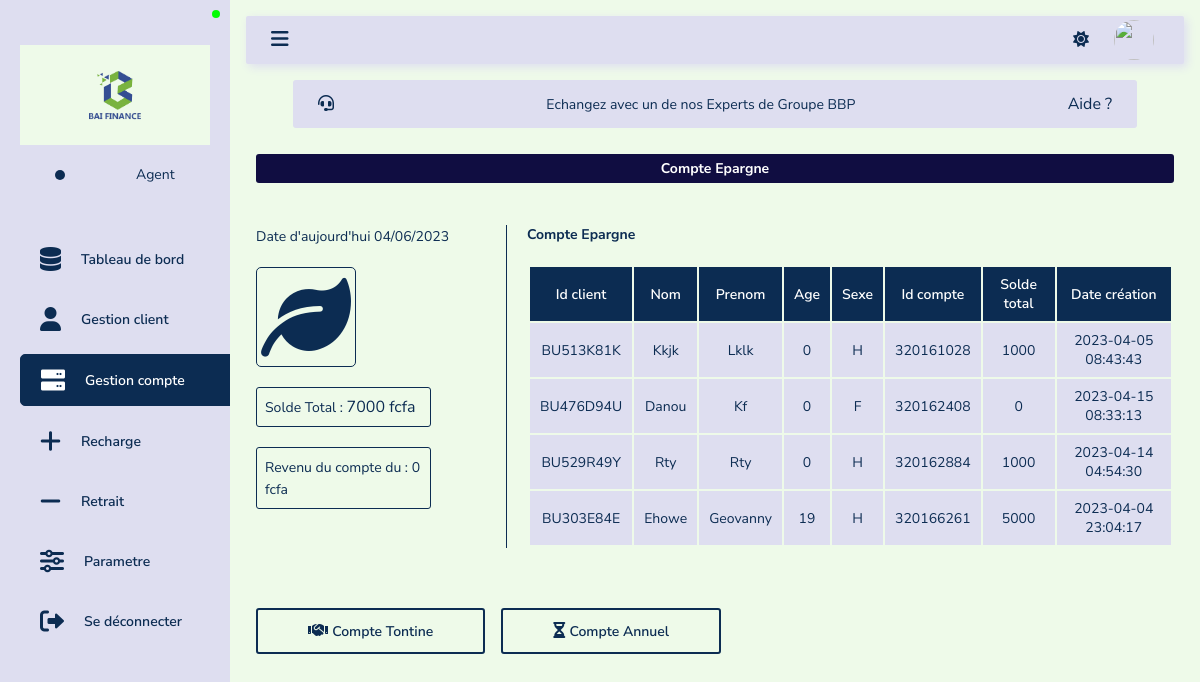
The app's page /admin/pages/epargne.php (signed in) with its own data.
### tables this page shows
CREATE TABLE `compte` (
  `IDCPTE` varchar(9) NOT NULL,
  `IDAG` varchar(9) NOT NULL,
  `IDCLT` varchar(9) NOT NULL,
  `IDTY_CPTE` varchar(9) NOT NULL,
  `TYPE` varchar(15) NOT NULL,
  `SOLDE` int(30) DEFAULT NULL,
  `DATECREATE` datetime NOT NULL
);

CREATE TABLE `client` (
  `IDCLT` varchar(9) NOT NULL,
  `NOM` varchar(30) NOT NULL,
  `PRENOM` varchar(20) DEFAULT NULL,
  `SEXE` varchar(1) NOT NULL,
  `DATENAIS` date NOT NULL,
  `LIEUNAIS` varchar(20) NOT NULL,
  `PROFESSION` varchar(20) NOT NULL,
  `VILLE` varchar(25) NOT NULL,
  `QUARTIER` varchar(25) DEFAULT NULL,
  `TEL` varchar(13) NOT NULL,
  `EMAIL` varchar(30) DEFAULT NULL,
  `PASS` varchar(65) NOT NULL,
  `ETATCPTE` varchar(12) NOT NULL,
  `DATECREAT` datetime NOT NULL,
  `PROFIL` mediumblob DEFAULT NULL
);

### admin/pages/epargne.php (the view, shortened to what this page needs)
<?php
    require_once '../include/authentification.php';
?>
<!DOCTYPE html>
<html lang="fr">
<head>
    <?php
        require_once '../include/head.php';
    ?>
    <link rel="stylesheet" href="../../style/formHeader.css">
    <link rel="stylesheet" href="../styles/epargne.css">
</head>
<body>
    <div class="Top">
        <?php
            require_once '../include/navigation.php';
        ?>
        <div class="Main">
            <?php
                require_once '../include/topbar.php';
           ?>
            <div class="Middle__help">
                <div class="Help__img">
                    <i class="fa-solid fa-headset"></i>
                </div>
                <div class="Help__content">
                    <p>Echangez avec un de nos Experts de Groupe BBP</p>
                </div>
                <div class="Help__link">
                    <a href="">Aide ?</a>
                </div>
            </div>
            <div class="Form__container content__padding">
                <div class="Form">
                    <div class="Form__header">
                        <div class="Title">
                            <h3>Compte Epargne</h3>
                        </div>
                    </div>
                    <form class="Add__scrollY" action="" method="POST">
                        <div class="Info_cpte">
                            <div class="General">
                                <div class="Date_cpte">
                                    <?php
                                    $DtNow = date('d/m/Y');
                                    ?>
                                    <span>Date d'aujourd'hui <?php echo $DtNow; ?></span>
                                </div>
                                <div class="Details_cpte">
                                    <div class="Logo_cpte">
                                        <i class="fa-solid fa-leaf"></i>
                                    </div>
                                    <div class="Name_cpte">
                                        <span>Solde Total : </span>
                                        <?php
                                        $CheckTotal = $database->query("SELECT SUM(SOLDE) FROM `compte`,`client` WHERE compte.IDCLT = client.IDCLT AND IDCPTE LIKE '3%' ");
                                        if ($CheckTotal->rowCount() > 0) {
                                            while ($DataTotal = $CheckTotal->fetch()) {
                                                echo $DataTotal['SUM(SOLDE)'];
                                            }
                                        } else {
                                            echo  0;
                                        }
                                        ?>
                                        fcfa
                                    </div>
                                    <div class="Gain_cpte">
                                        <span>Revenu du compte du : </span>
                                        <span>0 fcfa</span>
                                    </div>
                                </div>
                            </div>
                            <div class="Detail">
                                <div class="Title">
                                    <h3>Compte Epargne</h3>
                                </div>
                                <div class="RecentOrders">
                                    <table>
                                        <thead>
                                            <tr>
                                                <td>Id client</td>
                                                <td>Nom</td>
                                                <td>Prenom</td>
                                                <td>Age</td>
                                                <td>Sexe</td>
                                                <td>Id compte</td>
                                                <td>Solde total</td>
                                                <td>Date création</td>
                                            </tr>
                                        </thead>
                                        <tbody>
                                            <?php
                                            $Checkcpt = $database->query("SELECT * FROM `compte`,`client` WHERE compte.IDCLT = client.IDCLT AND IDCPTE LIKE '3%' ");
                                            if ($Checkcpt->rowCount() > 0) {
                                                while ($Datacpt = $Checkcpt->fetch()) {
                                                    if (substr($Datacpt['IDCPTE'], 0, 3) == '320') {
                                                        $TmpDate = substr($Datacpt['DATENAIS'], 0, 4);
                                                        $DateNow = date('Y');
                                                        $Age = strval($DateNow) - strval($TmpDate)
                                            ?>
                                                        <tr>
                                                            <td><?php echo $Datacpt['IDCLT']; ?></td>
                                                            <td><?php echo $Datacpt['NOM']; ?></td>
                                                            <td><?php echo $Datacpt['PRENOM']; ?></td>
                                                            <td><?php echo $Age; ?></td>
                                                            <td><?php echo $Datacpt['SEXE']; ?></td>
                                                            <td><?php echo $Datacpt['IDCPTE']; ?></td>
                                                            <td><?php echo $Datacpt['SOLDE']; ?></td>
                                                            <td><?php echo $Datacpt['DATECREATE']; ?></td>
                                                        </tr>
                                                <?php
                                                    }
                                                }
                                            } else {
                                                ?>
                                                <p>Aucun client</p>
                                            <?php
                                            }
                                            ?>
                                        </tbody>
                                    </table>
                                </div>
                            </div>
                        </div>
                        <div class="Login__button">
                            <a href="tontine.php">
                                <i class="fa-solid fa-handshake"></i>
                                <span>Compte Tontine</span>
                            </a>
                            <a href="annuel.php">
                                <i class="fa-solid fa-hourglass-2"></i>
                                <span>Compte Annuel</span>
                            </a>
                        </div>
                    </form>
                </div>
            </div>
        </div>
    </div>
</body>
</html>

### style/plugins.css (style rules this page uses)
* { padding: 0; margin: 0; box-sizing: border-box; text-decoration: none; list-style: none; font-family: 'Nunito Sans', sans-serif; }
:root { --bg-primary: #dedef0; --bg-50: #eefae9; --color-1: #0c2c52; --color-2: #f3f3f3; --color-3: #100d41; --color-4: #0c2c52; --color-5: #ffffff; --color-6: #ffffff31; --color-switch: #fff; --color-switch2: #fff; --color-switch3: #fff; --white : #0c2c52; --bg-header: #e1e1e1; --color-btn: #100d41; --color-input: #0c2c52; --color-hover: #0d1a247c; --border-color-1: #687b96; --border-color-2: #3b5246; --border-color-3: #b99797; --border-color-4: #606677; --border-color-5: #c4b2a4; --border-color-6: #c2a8c0; --box-call-color: #3b3a3a; --msg-succes: rgb(43, 124, 54); --msg-error: rgb(223, 35, 35); --f-weight-bd: 700; --f-weight-sm: 600; --size-icon-md: 1.5rem; --size-md: 1rem; --size-md-2: 14px; --size-sm: .5rem; }

### style/topbar.css (style rules this page uses)
.Main { position: relative; left: 230px; background: var(--bg-50); width: calc(100% - 230px); min-height: 100vh !important; padding: 1rem; transition: 1s; }
.Middle__help { position: relative; display: flex; justify-content: space-between; padding: 0 25px; place-items: center; text-align: center; margin: 0 auto; width: 90%; height: 3rem; background: var(--bg-primary); border-radius: 3px; }
.Middle__help a { position: relative; color: var(--color-4); }
.Help__img, .Help__content { color: var(--color-4); }

### style/bottom_bar.css (style rules this page uses)
@media screen and (max-width: 1462px) { .Login__button { margin-bottom: 20px; } }

### style/formHeader.css (style rules this page uses)
.Form__header { position: relative; display: flex; justify-content: space-around; place-items: center; padding: 5px 0; margin: 0 20px; background: var(--bg-primary); border-radius: 3px; }
.Form__header .Title { position: relative; display: flex; font-size: var(--size-md-2); }
.Form__header .Title h3 { color: var(--color-5); }
.Form__container { display: flex; width: 100%; height: 87vh; margin-top: 1rem; }
.Form { position: relative; width: 100%; display: flex; flex-direction: column; gap: 2rem; padding-top: 10px !important; border-radius: 3px; }
.Form__header { position: relative; display: flex; justify-content: space-around; place-items: center; padding: 5px 0; margin: 0 10px; background: var(--color-3); border-radius: 3px; }
.Login__button { position: relative; display: flex; gap: var(--size-md); }
.Login__button a, .Login__button button { border: 2px solid var(--color-4); color: var(--color-4); background: transparent; padding: 10px 50px; border-radius: 3px; text-align: center; font-weight: var(--f-weight-sm); transition: 0.5s; cursor: pointer; }

### records on screen
compte: IDCLT.IDCLT "BU513K81K", IDCLT.NOM "Kkjk", IDCLT.PRENOM "Lklk", IDCLT.DATENAIS "0", IDCLT.SEXE "H", IDCPTE "320161028", SOLDE "1000", DATECREATE "2023-04-05 08:43:43"
compte: IDCLT.IDCLT "BU476D94U", IDCLT.NOM "Danou", IDCLT.PRENOM "Kf", IDCLT.DATENAIS "0", IDCLT.SEXE "F", IDCPTE "320162408", SOLDE "0", DATECREATE "2023-04-15 08:33:13"
compte: IDCLT.IDCLT "BU529R49Y", IDCLT.NOM "Rty", IDCLT.PRENOM "Rty", IDCLT.DATENAIS "0", IDCLT.SEXE "H", IDCPTE "320162884", SOLDE "1000", DATECREATE "2023-04-14 04:54:30"
compte: IDCLT.IDCLT "BU303E84E", IDCLT.NOM "Ehowe", IDCLT.PRENOM "Geovanny", IDCLT.DATENAIS "19", IDCLT.SEXE "H", IDCPTE "320166261", SOLDE "5000", DATECREATE "2023-04-04 23:04:17"

### other values on screen
$DataTotal['SUM(SOLDE)'] "7000"
